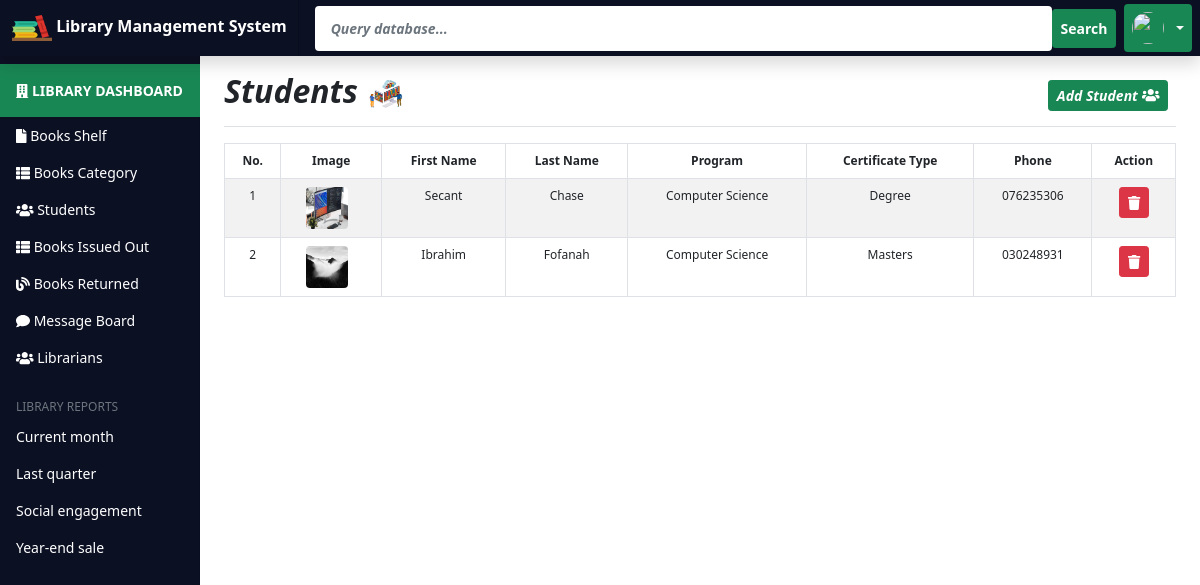
Screenshot of /admin/add-student.php with the database file from the repository.
### tables this page shows
CREATE TABLE IF NOT EXISTS `tblstudent` (
  `stud_ID` int(11) NOT NULL AUTO_INCREMENT,
  `fname` varchar(50) DEFAULT NULL,
  `lname` varchar(50) DEFAULT NULL,
  `gender` varchar(50) DEFAULT NULL,
  `age` varchar(50) DEFAULT NULL,
  `studentid` int(5) DEFAULT NULL,
  `program` varchar(50) DEFAULT NULL,
  `certificatetype` int(11) DEFAULT NULL,
  `phone` varchar(50) DEFAULT NULL,
  `email` varchar(50) DEFAULT NULL,
  `password` varchar(50) DEFAULT NULL,
  `image` varchar(255) DEFAULT NULL,
  PRIMARY KEY (`stud_ID`),
  KEY `certificatetype` (`certificatetype`)
);

CREATE TABLE IF NOT EXISTS `tblcertificate` (
  `certificateid` int(11) NOT NULL AUTO_INCREMENT,
  `certificate_name` varchar(50) NOT NULL,
  PRIMARY KEY (`certificateid`)
);

### admin/add-student.php (the view, shortened to what this page needs)
<?php include 'dashboard-sidebar.php';?>
    <main class="col-md-9 ms-sm-auto col-lg-10 px-md-4">
      <div class="d-flex justify-content-between flex-wrap flex-md-nowrap align-items-center pt-3 pb-2 mb-3 border-bottom">
        <h4 class="h2 fst-italic fw-bold">Students
             <img src="../assets/LMS Icons/2.png" width="40" height="32"></h4>
        <div class="btn-toolbar mb-2 mb-md-0">
          <div class="btn-group me-2">
            <button type="button" class="btn btn-sm btn-success fw-bold fst-italic" data-bs-toggle="modal" data-bs-target="#modaluserreg">Add Student <i class="fas fa-users"></i></button>
          </div>
        </div>
      </div>
      <table class="table table-striped table-bordered table-hover table-responsive" style="font-size:12px" cellspacing="0">
          <thead class="text-center">
            <tr>
              <th>No.</th>
              <th>Image</th>
              <th>First Name</th>
              <th>Last Name</th>
              <th>Program</th>
              <th>Certificate Type</th>
              <th>Phone</th>
              <th>Action</th>
            </tr>
          </thead>
          <tbody class="text-center">
          <?php
              $i = 1;
            include '../includes/config.php';
            $datashowquery = "SELECT * FROM tblstudent JOIN tblcertificate
             ON tblstudent.certificatetype = tblcertificate.certificateid";
            $datashowqueryrun = mysqli_query($conn,  $datashowquery);
            $datashowqueryrowcount = mysqli_num_rows($datashowqueryrun);
            if( $datashowqueryrowcount > 0){
                while($row = mysqli_fetch_assoc($datashowqueryrun)){
            ?>
            <tr>
              <td><?php echo $i++;?></td>
              <td><img src="../<?php echo $row['image'];?>" width="42" height="42" class="rounded me-2"></td>
              <td><?php echo $row['fname'];?></td>
              <td><?php echo $row['lname'];?></td>
              <td><?php echo $row['program'];?></td>
              <td><?php echo $row['certificate_name'];?></td>
              <td><?php echo $row['phone'];?></td>
              <td>
                <a class="btn btn-danger btn-sm" href="controller.php?removestudent=<?php echo $row['stud_ID'];?>"  onclick="return confirm('Do you want to remove this student?')";> <i class="fas fa-trash"></i></a>
              </td>
            </tr>
            <?php
                }
            }?>
          </tbody>
        </table>
      </div>
  </div>
<?php include 'dashboard-footer.php';?>

### rows the page displays
tblstudent: image (picture), fname "Secant", lname "Chase", program "Computer Science", tblcertificate.certificate_name "Degree", phone "076235306"
tblstudent: image (picture), fname "Ibrahim", lname "Fofanah", program "Computer Science", tblcertificate.certificate_name "Masters", phone "030248931"
